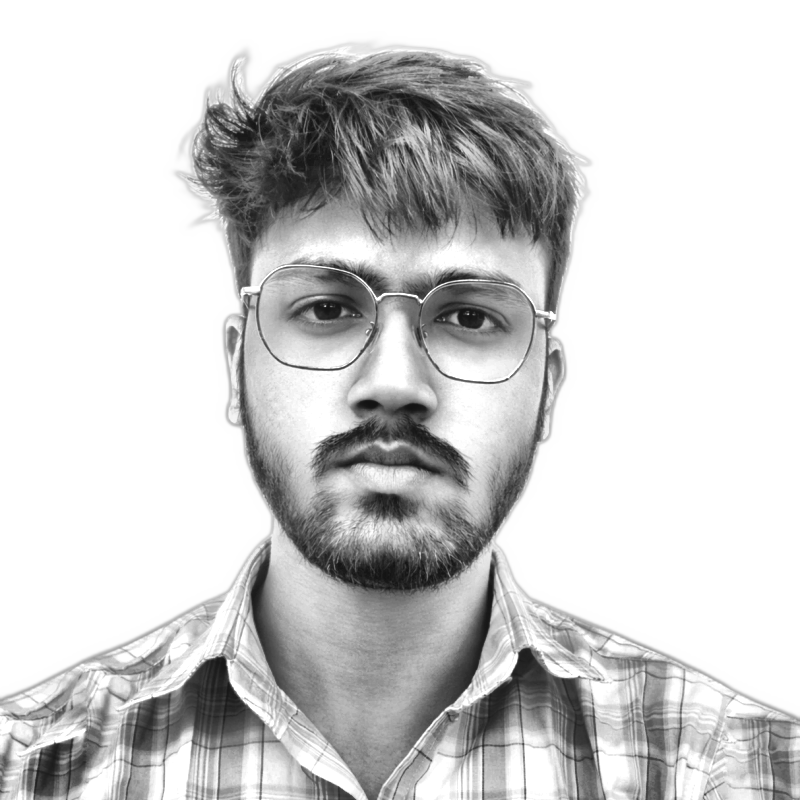
#> input picture source-prepped.png, 800 x 800 px
$ python make_ascii_svg.py
#> lines starting #> are read from the running program, lines starting #| are printed output that depends on the picture
from PIL import Image, ImageEnhance, ImageOps, ImageFilter
import html
import os
import sys

HERE = os.path.dirname(os.path.abspath(__file__))
SRC = sys.argv[1] if len(sys.argv) > 1 else os.path.join(HERE, "..", "source-prepped.png")
OUT = sys.argv[2] if len(sys.argv) > 2 else os.path.join(HERE, "..", "cc-ascii.svg")

COLS = 100
ROWS = 53
CELL_W = 8
CELL_H = 15

# Same character ramp used by the CHANDAN 3D wordmark.
# Light/sparse -> dark/dense.
RAMP = " .:-=+*#%@"

CONTRAST = 1.05
BRIGHTNESS = 1.0
GAMMA = 1.18
SHARPEN = False
WHITE_FLOOR = 0.80

PAD = 20
TITLEBAR_H = 30
STATUS_H = 30
ART_W = COLS * CELL_W
ART_H = ROWS * CELL_H
CANVAS_W = ART_W + PAD * 2
CANVAS_H = TITLEBAR_H + ART_H + STATUS_H + PAD

BG = "#0d1117"
BG2 = "#111722"
FRAME = "#30363d"
TITLE_TEXT = "#7d8590"
INK = "#c9d1d9"
CURSOR = "#c9d1d9"

REVEAL_DUR = 2.2       # one smooth left-to-right reveal for the whole portrait

im = Image.open(SRC).convert("L")
#> im is the input picture: PIL image 800x800 L; min 19, max 255, mean 207.5
if SHARPEN:
    im = im.filter(ImageFilter.UnsharpMask(radius=2, percent=140, threshold=2))
im = ImageEnhance.Brightness(im).enhance(BRIGHTNESS)
im = ImageEnhance.Contrast(im).enhance(CONTRAST)
im = im.resize((COLS, ROWS), Image.LANCZOS)
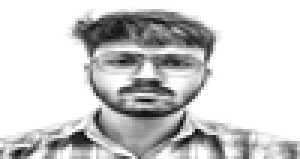
#> im: PIL image 100x53 L (shown 3 times larger); min 0, max 255, mean 205.9
px = im.load()

STATIC = bool(os.environ.get("STATIC"))

rows_txt = []
for y in range(ROWS):
    chars = []
    for x in range(COLS):
        lum = px[x, y] / 255.0
        lum = pow(lum, GAMMA)
        if lum >= WHITE_FLOOR:
            chars.append(" ")
            continue
        idx = int((1.0 - lum) * (len(RAMP) - 1) + 0.5)
        idx = max(0, min(len(RAMP) - 1, idx))
        chars.append(RAMP[idx])
    rows_txt.append("".join(chars))
#> after the loop, rows_txt = 53 items

art_top = TITLEBAR_H + PAD * 0.35

parts = []
parts.append(
    f'<svg xmlns="http://www.w3.org/2000/svg" width="{CANVAS_W}" height="{CANVAS_H}" '
    f'viewBox="0 0 {CANVAS_W} {CANVAS_H}" font-family="ui-monospace, SFMono-Regular, '
    f'Menlo, Consolas, monospace">'
)
parts.append('<defs>'
             f'<linearGradient id="bg" x1="0" y1="0" x2="0" y2="1">'
             f'<stop offset="0" stop-color="{BG2}"/><stop offset="1" stop-color="{BG}"/>'
             f'</linearGradient></defs>')

parts.append(f'<rect width="{CANVAS_W}" height="{CANVAS_H}" rx="12" fill="url(#bg)"/>')
parts.append(f'<rect x="0.5" y="0.5" width="{CANVAS_W-1}" height="{CANVAS_H-1}" rx="12" '
             f'fill="none" stroke="{FRAME}" stroke-width="1"/>')

parts.append(f'<line x1="0" y1="{TITLEBAR_H}" x2="{CANVAS_W}" y2="{TITLEBAR_H}" stroke="{FRAME}"/>')
for i, dotcol in enumerate(["#ff5f56", "#ffbd2e", "#27c93f"]):
    parts.append(f'<circle cx="{PAD + i*16}" cy="{TITLEBAR_H/2}" r="5" fill="{dotcol}"/>')
parts.append(f'<text x="{CANVAS_W/2}" y="{TITLEBAR_H/2 + 4}" fill="{TITLE_TEXT}" font-size="12" '
             f'text-anchor="middle">chandan0069@github: ~$ ./portrait.sh</text>')

font_size = CELL_H * 0.86
for ry, line in enumerate(rows_txt):
    y = art_top + ry * CELL_H + CELL_H * 0.74
    row_y = art_top + ry * CELL_H
    safe = html.escape(line)
    text = (f'<text xml:space="preserve" x="{PAD}" y="{y:.1f}" fill="{INK}" '
            f'font-size="{font_size:.1f}" textLength="{ART_W}" lengthAdjust="spacing">{safe}</text>')

    if STATIC:
        parts.append(text)
        continue

    # All rows share one clip path, so the portrait reveals as a single
    # coherent image instead of 53 separate row transitions.
    if ry == 0:
        parts.append(
            f'<clipPath id="portraitReveal">'
            f'<rect x="{PAD}" y="{art_top:.1f}" height="{ART_H}" width="0">'
            f'<animate attributeName="width" from="0" to="{ART_W}" '
            f'begin="0s" dur="{REVEAL_DUR:.2f}s" fill="freeze"/>'
            f'</rect></clipPath>'
        )
    parts.append(f'<g clip-path="url(#portraitReveal)">{text}</g>')
#> this loop made 53 passes
#> (y, row_y) on passes 1 to 12: (48.1, 37), (63.1, 52), (78.1, 67), (93.1, 82), (108.1, 97), (123.1, 112), (138.1, 127), (153.1, 142), (168.1, 157), (183.1, 172), (198.1, 187), (213.1, 202)
#> after the loop, parts = 63 items

# One cursor follows the single reveal edge instead of creating one transition
# per row.
if not STATIC:
    parts.append(
        f'<rect x="{PAD}" y="{art_top:.1f}" width="{CELL_W}" height="{ART_H}" '
        f'fill="{CURSOR}" opacity="0.82">'
        f'<animate attributeName="x" from="{PAD}" to="{PAD+ART_W}" '
        f'begin="0s" dur="{REVEAL_DUR:.2f}s" fill="freeze"/>'
        f'<set attributeName="opacity" to="0" begin="{REVEAL_DUR:.2f}s"/>'
        f'</rect>'
    )

status_line_y = TITLEBAR_H + ART_H + PAD * 0.35
status_y = status_line_y + 19
parts.append(f'<line x1="0" y1="{status_line_y:.1f}" x2="{CANVAS_W}" y2="{status_line_y:.1f}" stroke="{FRAME}"/>')
parts.append(f'<text x="{PAD}" y="{status_y:.1f}" fill="{TITLE_TEXT}" font-size="13">'
             f'chandan0069@github:~$ whoami <tspan fill="{INK}">Chandan Chaudhary</tspan></text>')
parts.append(f'<rect x="{PAD+360}" y="{status_y-12:.1f}" width="8" height="14" fill="{INK}">'
             f'<animate attributeName="opacity" values="1;1;0;0" keyTimes="0;0.5;0.51;1" '
             f'dur="1s" repeatCount="indefinite"/></rect>')

parts.append("</svg>")
svg = "".join(parts)
with open(OUT, "w") as f:
    f.write(svg)
print("wrote", OUT, len(svg), "bytes;", CANVAS_W, "x", CANVAS_H)
#| wrote scripts/../cc-ascii.svg 15508 bytes; 840 x 875
